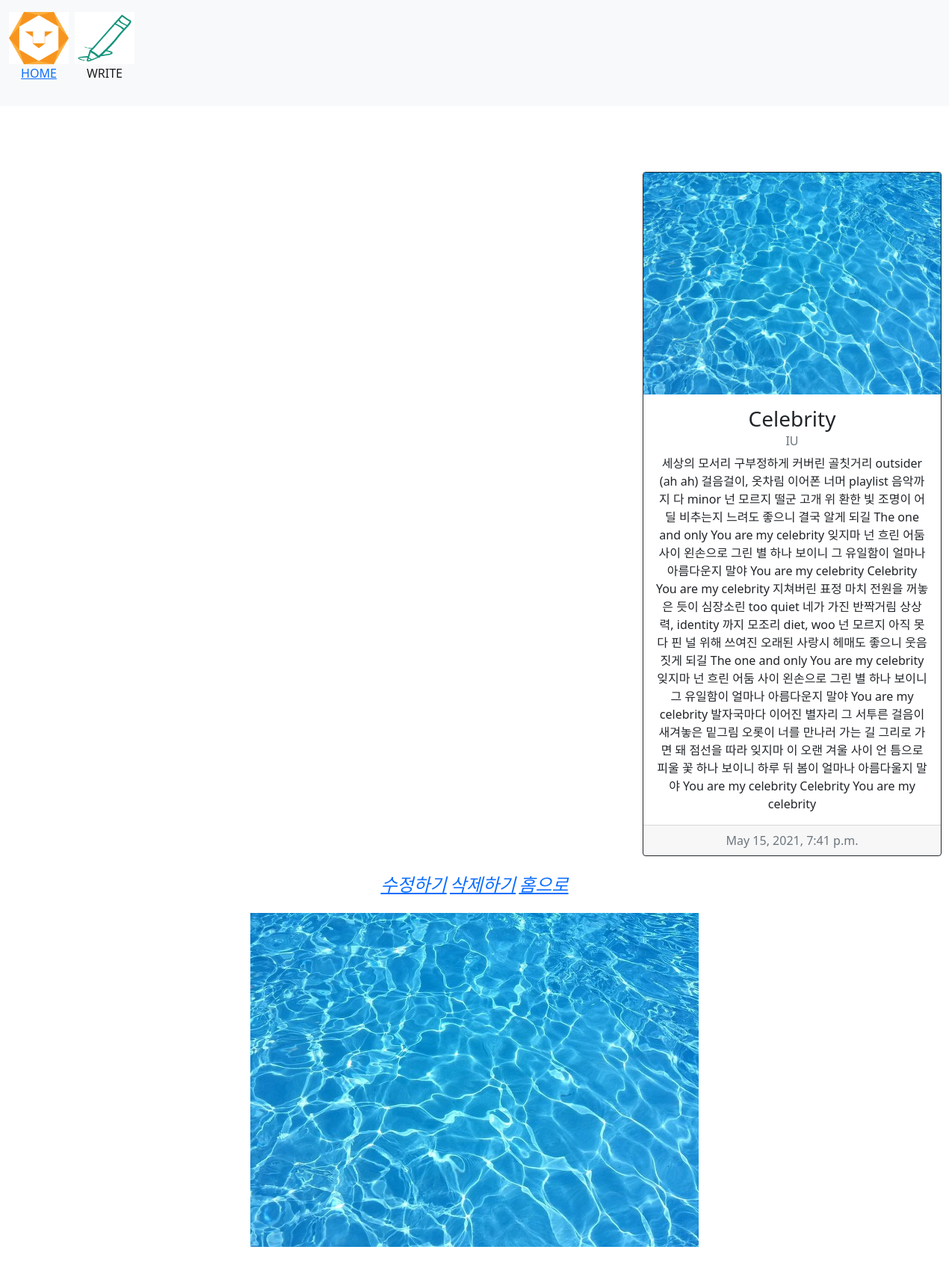
The app's page /formBlog/83 with its own data.
### formBlog/models.py (models this page shows, shortened)
class Blog(models.Model):
    objects = models.Manager()
    title = models.CharField(max_length=200)
    writer = models.CharField(max_length=100)
    pub_date = models.DateTimeField()
    body = models.TextField()
    image = models.ImageField(upload_to = 'formBlog/', blank=True, null=True)
    image_thumbnail = ImageSpecField(source = 'image',processors=[ResizeToFill(120,100)])

### formBlog/views.py (the view)
# urls.py: path('<str:id>', detailHtml, name="detailHtml"),
def detailHtml(request, id):
    blogModel = get_object_or_404(Blog, pk = id)  # pk = Primary Key (데이터베이스의 식별자), Table의 row 하나하나를 구별하는 ID값
    return render(request, 'detail.html', {'blogModel':blogModel})

### formBlog/templates/detail.html (shortened to what this page needs)
{% extends 'base.html' %}
{% block content %}
<body>
    <h1>Detail Your Blog</h1>
    <div class="card text-center border-dark" style="width: 25rem; margin: 20px 860px;">
        {% if blogModel.image %}
        <img src="{{blogModel.image.url}}" class="card-img-top">
        {% endif %}
        <div class="card-body">
            <h3 class="card-title">{{blogModel.title}}</h3>
            <h6 class="card-subtitle mb-2 text-muted">{{blogModel.writer}}</h6>
            <p class="card-text">{{blogModel.body}}</p>
        </div>
        <div class="card-footer text-muted">
            {{blogModel.pub_date}}
        </div>
    </div>
    <div style="text-align: center;">
        <div>
            <a href="{% url 'formBlog:edit' blogModel.id %}" style="font-size: x-large; font-style: italic;">수정하기</a>
            <a href="{% url 'formBlog:deletePost' blogModel.id %}" style="font-size: x-large; font-style: italic;">삭제하기</a>
            <a href="{% url 'homeHtml' %}" style="font-size: x-large; font-style: italic;">홈으로</a>
        </div>
        <div style="margin-top: 20px;">
            {% if blogModel.image_thumbnail %}
            <img src="{{blogModel.image_thumbnail.url}}">
            {% endif %}
            <p style="font-size: large; color: white;">썸네일</p>
        </div>
    </div>
</body>
</html>
{% endblock %}

### lionproject4/templates/base.html (style rules this page uses)
body { text-align: center; background-image: url("https://encrypted-tbn0.gstatic.com/images?q=tbn:ANd9GcRQMYgrR1PXa2mB5_OUM6zI_STe18wgimN4iQ&usqp=CAU"); background-size: 800px; margin-bottom: 20px; }
h1 { font-family: 'Impact'; color: white; padding-top: 20px; }

### records on screen
Blog: image (picture), title "Celebrity", writer "IU", body "세상의 모서리 구부정하게 커버린 골칫거리 outsider (ah ah) 걸음걸이, 옷차림 이어폰 너머 playlist 음악까지 다 minor 넌 모르지 떨군 고개 위 환한 빛 조명이 어딜 비추는지 느려도 좋으니 결국 알게 되길 The one and only You are my celebrity 잊지마 넌 흐린 어둠 사이 왼손으로 그린 별 하나 보이니 그 유일함이 얼마나 아름다운지 말야 You are my celebrity Celebrity You are my celebrity 지쳐버린 표정 마치 전원을 꺼놓은 듯이 심장소린 too quiet 네가 가진 반짝거림 상상력, identity 까지 모조리 diet, woo 넌 모르지 아직 못다 핀 널 위해 쓰여진 오래된 사랑시 헤매도 좋으니 웃음 짓게 되길 The one and only You are my celebrity 잊지마 넌 흐린 어둠 사이 왼손으로 그린 별 하나 보이니 그 유일함이 얼마나 아름다운지 말야 You are my celebrity 발자국마다 이어진 별자리 그 서투른 걸음이 새겨놓은 밑그림 오롯이 너를 만나러 가는 길 그리로 가면 돼 점선을 따라 잊지마 이 오랜 겨울 사이 언 틈으로 피울 꽃 하나 보이니 하루 뒤 봄이 얼마나 아름다울지 말야 You are my celebrity Celebrity You are my celebrity", pub_date "May 15, 2021, 7:41 p.m.", image_thumbnail (picture)
